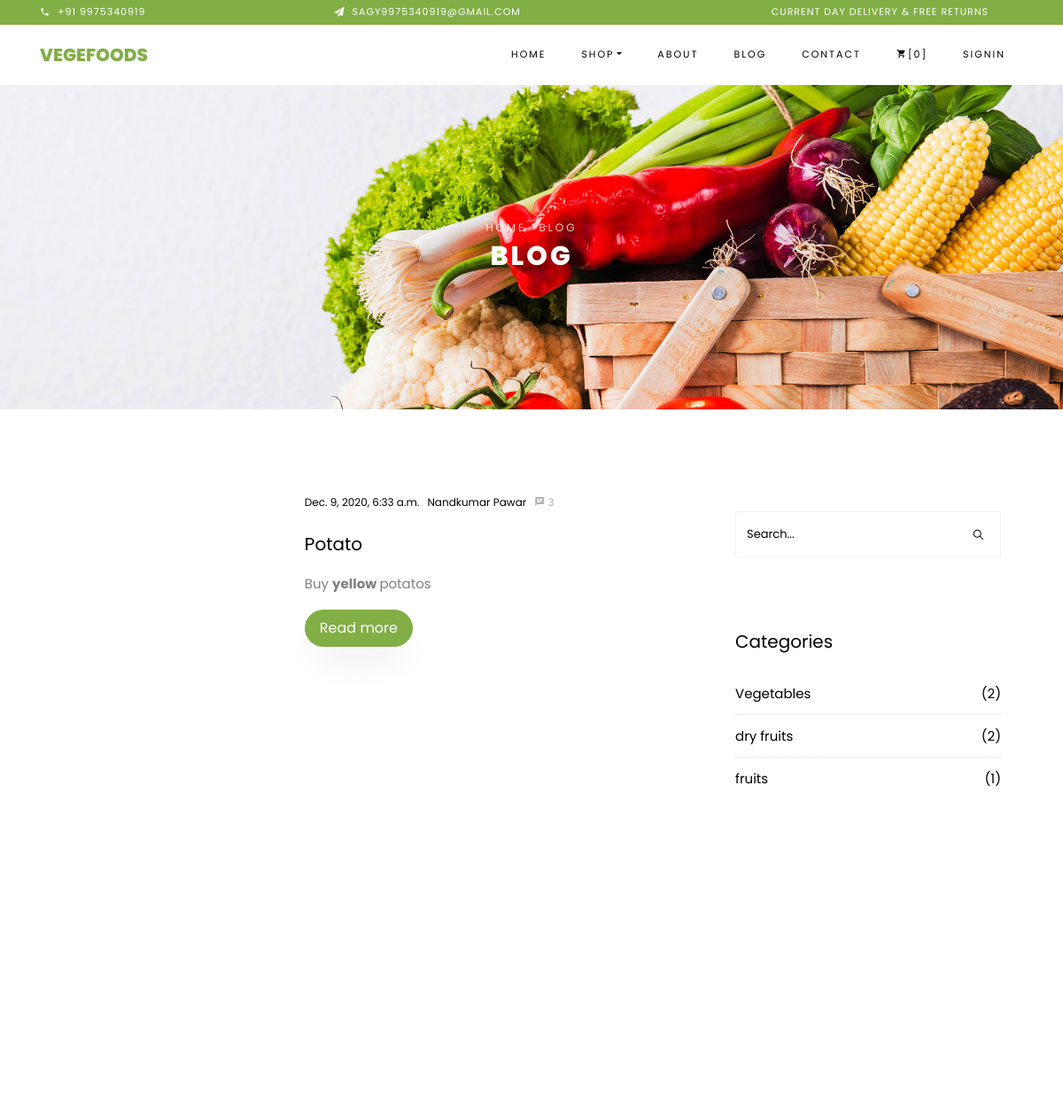
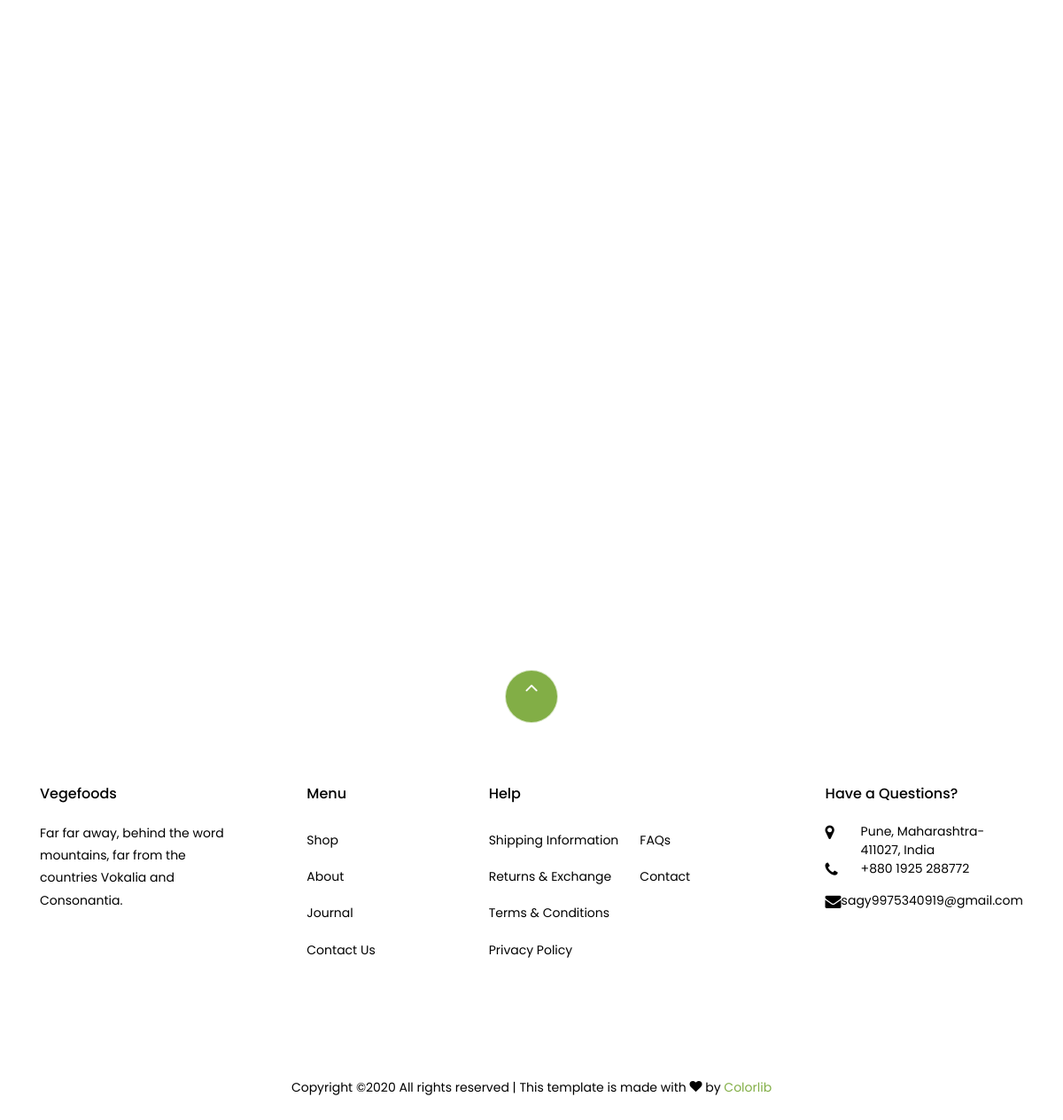
The app's page /blog/category/Vegetables with its own data (2 pictures, top to bottom).
### blog/models.py (models this page shows, shortened)
class Post(models.Model):
	title = models.CharField(max_length=200)
	photo = models.ImageField(upload_to='post')
	content = RichTextUploadingField()
	category = models.ForeignKey(Category, on_delete=models.CASCADE)
	tag = models.ManyToManyField(Tag)
	author = models.ForeignKey(AuthorProfile, on_delete=models.CASCADE)
	is_draft = models.BooleanField(default=False)
	date = models.DateTimeField(auto_now_add=True)

class Category(models.Model):
	name = models.CharField(max_length=50, unique=True)
	date = models.DateTimeField(auto_now_add=True)

### author/models.py (models this page shows)
class AuthorProfile(models.Model):
	user = models.OneToOneField(User, on_delete=models.CASCADE)
	name = models.CharField(max_length=200)
	email = models.EmailField()
	about = models.TextField()
	photo = models.ImageField(upload_to='author')
	gender_choice = (
		('male','Male'),
		('female','Female')
	)
	gender = models.CharField(choices=gender_choice, max_length=6)
	website = models.URLField(blank=True, null=True)
	facebook = models.URLField(blank=True, null=True)
	twitter = models.URLField(blank=True, null=True)
	linkdin = models.URLField(blank=True, null=True)
	date = models.DateTimeField(auto_now_add=True)
	def __str__(self):
		return self.name

### blog/views.py (the view)
# urls.py: path('category/<ctg_name>', views.post_by_category, name='post-by-category'),
def post_by_category(request, ctg_name):
    ctg = Category.objects.get(name=ctg_name)
    post = Post.objects.filter(category=ctg)
    category = Category.objects.all().annotate(number_of_posts=Count('post')).order_by('-number_of_posts', 'name')
    tag = Tag.objects.all()
    recent_post = Post.objects.filter(is_draft=False).order_by('-date')[:3]
    context = {
        'posts': post,
        'categories': category,
        'tags': tag,
        'recent_posts': recent_post
    }
    return render(request, 'blog/post-by-category.html', context)

### templates/blog/post-by-category.html
{% extends 'base/base.html' %}
{% load static %}
{% block content %}
    <div class="hero-wrap hero-bread" style="background-image: url({% static 'images/bg_1.jpg' %});">
      <div class="container">
        <div class="row no-gutters slider-text align-items-center justify-content-center">
          <div class="col-md-9 ftco-animate text-center">
          	<p class="breadcrumbs"><span class="mr-2"><a href="{% url 'home' %}">Home</a></span> <span>Blog</span></p>
            <h1 class="mb-0 bread">Blog</h1>
          </div>
        </div>
      </div>
    </div>
    <section class="ftco-section ftco-degree-bg">
      <div class="container">
        <div class="row">
          <div class="col-lg-8 ftco-animate">
						<div class="row">
              {% if posts %}
                {% for post in posts %}
    							<div class="col-md-12 d-flex ftco-animate">
    		            <div class="blog-entry align-self-stretch d-md-flex">
    		              <a href="{% url 'post-details' post.id %}" class="block-20" style="background-image: url({{ post.photo.url }});">
    		              </a>
    		              <div class="text d-block pl-md-4">
    		              	<div class="meta mb-3">
    		                  <div><a href="#">{{ post.date }}</a></div>
    		                  <div><a href="#">{{ post.author }}</a></div>
    		                  <div><a href="#" class="meta-chat"><span class="icon-chat"></span> 3</a></div>
    		                </div>
    		                <h3 class="heading"><a href="{% url 'post-details' post.id %}">{{ post.title }}</a></h3>
    		                <p>{{ post.content|safe|truncatewords:20 }}</p>
    		                <p><a href="{% url 'post-details' post.id %}" class="btn btn-primary py-2 px-3">Read more</a></p>
    		              </div>
    		            </div>
    		          </div>
                {% endfor %}
              {% else %}
                <h2>There are no Posts in the Database</h2>
              {% endif %}
						</div>
          </div>
          {% include 'blog/sidebar.html' %}
        </div>
      </div>
    </section>
{% endblock %}

### templates/blog/sidebar.html (shortened to what this page needs)
{% load static %}
<div class="col-lg-4 sidebar ftco-animate">
  <div class="sidebar-box">
    <form action="#" class="search-form">
      <div class="form-group">
        <span class="icon ion-ios-search"></span>
        <input type="text" class="form-control" placeholder="Search...">
      </div>
    </form>
  </div>
  <div class="sidebar-box ftco-animate">
    <h3 class="heading">Categories</h3>
    <ul class="categories">
      {% if categories %}
        {% for category in categories %}
        <li><a href="{% url 'post-by-category' category.name %}">{{ category.name }}<span style="color: #000">({{ category.post_set.count }})</span></a></li>
        {% endfor %}
      {% else %}
        <li>There are no Category in the Database</li>
      {% endif %}
    </ul>
  </div>
</div>

### static/css/icomoon.css (style rules this page uses)
[class^="icon-"], [class*=" icon-"] { font-family: 'icomoon' !important; speak: none; font-style: normal; font-weight: normal; font-variant: normal; text-transform: none; line-height: 1; -webkit-font-smoothing: antialiased; -moz-osx-font-smoothing: grayscale; }
.icon-chat:before { content: "\e0b7"; }

### records on screen
Post: date "Dec. 9, 2020, 6:33 a.m.", author "Nandkumar Pawar", title "Potato", content "Buy yellow potatos"
Category: name "Vegetables", post_set.count "2"
Category: name "dry fruits", post_set.count "2"
Category: name "fruits", post_set.count "1"
